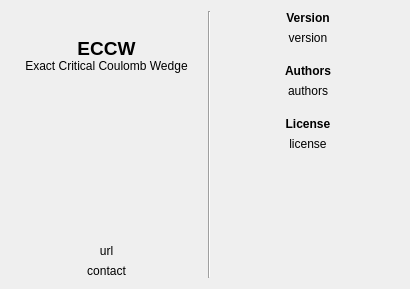
<?xml version="1.0" encoding="UTF-8"?>
<ui version="4.0">
 <class>Dialog_About</class>
 <widget class="QDialog" name="Dialog_About">
  <property name="geometry">
   <rect>
    <x>0</x>
    <y>0</y>
    <width>410</width>
    <height>289</height>
   </rect>
  </property>
  <property name="sizePolicy">
   <sizepolicy hsizetype="Fixed" vsizetype="Preferred">
    <horstretch>0</horstretch>
    <verstretch>0</verstretch>
   </sizepolicy>
  </property>
  <property name="minimumSize">
   <size>
    <width>410</width>
    <height>0</height>
   </size>
  </property>
  <property name="maximumSize">
   <size>
    <width>410</width>
    <height>600</height>
   </size>
  </property>
  <property name="windowTitle">
   <string>About</string>
  </property>
  <layout class="QHBoxLayout" name="horizontalLayout_3">
   <item>
    <layout class="QVBoxLayout" name="verticalLayout_2">
     <item>
      <layout class="QHBoxLayout" name="horizontalLayout">
       <item>
        <spacer name="horizontalSpacer">
         <property name="orientation">
          <enum>Qt::Horizontal</enum>
         </property>
         <property name="sizeType">
          <enum>QSizePolicy::Fixed</enum>
         </property>
         <property name="sizeHint" stdset="0">
          <size>
           <width>30</width>
           <height>20</height>
          </size>
         </property>
        </spacer>
       </item>
       <item>
        <widget class="QLabel" name="label_logo">
         <property name="maximumSize">
          <size>
           <width>128</width>
           <height>128</height>
          </size>
         </property>
         <property name="text">
          <string/>
         </property>
         <property name="pixmap">
          <pixmap resource="../../images/ressources.qrc">:/icons/icon_eccw_128x128.png</pixmap>
         </property>
         <property name="scaledContents">
          <bool>false</bool>
         </property>
        </widget>
       </item>
       <item>
        <spacer name="horizontalSpacer_2">
         <property name="orientation">
          <enum>Qt::Horizontal</enum>
         </property>
         <property name="sizeType">
          <enum>QSizePolicy::Fixed</enum>
         </property>
         <property name="sizeHint" stdset="0">
          <size>
           <width>30</width>
           <height>20</height>
          </size>
         </property>
        </spacer>
       </item>
      </layout>
     </item>
     <item>
      <widget class="QLabel" name="label_title">
       <property name="font">
        <font>
         <weight>50</weight>
         <bold>false</bold>
        </font>
       </property>
       <property name="text">
        <string>&lt;html&gt;&lt;head/&gt;&lt;body&gt;&lt;p align=&quot;center&quot;&gt;&lt;span style=&quot; font-size:14pt; font-weight:600;&quot;&gt;ECCW&lt;/span&gt;&lt;br/&gt;Exact Critical Coulomb Wedge&lt;/p&gt;&lt;/body&gt;&lt;/html&gt;</string>
       </property>
       <property name="alignment">
        <set>Qt::AlignCenter</set>
       </property>
      </widget>
     </item>
     <item>
      <spacer name="verticalSpacer">
       <property name="orientation">
        <enum>Qt::Vertical</enum>
       </property>
       <property name="sizeHint" stdset="0">
        <size>
         <width>191</width>
         <height>13</height>
        </size>
       </property>
      </spacer>
     </item>
     <item>
      <widget class="QLabel" name="label_url">
       <property name="text">
        <string>url</string>
       </property>
       <property name="textFormat">
        <enum>Qt::AutoText</enum>
       </property>
       <property name="alignment">
        <set>Qt::AlignCenter</set>
       </property>
       <property name="openExternalLinks">
        <bool>true</bool>
       </property>
      </widget>
     </item>
     <item>
      <widget class="QLabel" name="label_contact">
       <property name="text">
        <string>contact</string>
       </property>
       <property name="textFormat">
        <enum>Qt::AutoText</enum>
       </property>
       <property name="alignment">
        <set>Qt::AlignCenter</set>
       </property>
       <property name="openExternalLinks">
        <bool>true</bool>
       </property>
      </widget>
     </item>
    </layout>
   </item>
   <item>
    <widget class="Line" name="line">
     <property name="orientation">
      <enum>Qt::Vertical</enum>
     </property>
    </widget>
   </item>
   <item>
    <layout class="QVBoxLayout" name="verticalLayout">
     <item>
      <widget class="QLabel" name="label1">
       <property name="minimumSize">
        <size>
         <width>160</width>
         <height>0</height>
        </size>
       </property>
       <property name="text">
        <string>&lt;html&gt;&lt;head/&gt;&lt;body&gt;&lt;p align=&quot;center&quot;&gt;&lt;span style=&quot; font-weight:600;&quot;&gt;Version&lt;/span&gt;&lt;/p&gt;&lt;/body&gt;&lt;/html&gt;</string>
       </property>
      </widget>
     </item>
     <item>
      <widget class="QLabel" name="label_version">
       <property name="text">
        <string>version</string>
       </property>
       <property name="alignment">
        <set>Qt::AlignCenter</set>
       </property>
      </widget>
     </item>
     <item>
      <spacer name="verticalSpacer_2">
       <property name="orientation">
        <enum>Qt::Vertical</enum>
       </property>
       <property name="sizeType">
        <enum>QSizePolicy::Fixed</enum>
       </property>
       <property name="sizeHint" stdset="0">
        <size>
         <width>20</width>
         <height>13</height>
        </size>
       </property>
      </spacer>
     </item>
     <item>
      <widget class="QLabel" name="label2">
       <property name="text">
        <string>&lt;html&gt;&lt;head/&gt;&lt;body&gt;&lt;p align=&quot;center&quot;&gt;&lt;span style=&quot; font-weight:600;&quot;&gt;Authors&lt;/span&gt;&lt;/p&gt;&lt;/body&gt;&lt;/html&gt;</string>
       </property>
      </widget>
     </item>
     <item>
      <widget class="QLabel" name="label_authors">
       <property name="text">
        <string>authors</string>
       </property>
       <property name="alignment">
        <set>Qt::AlignCenter</set>
       </property>
      </widget>
     </item>
     <item>
      <spacer name="verticalSpacer_3">
       <property name="orientation">
        <enum>Qt::Vertical</enum>
       </property>
       <property name="sizeType">
        <enum>QSizePolicy::Fixed</enum>
       </property>
       <property name="sizeHint" stdset="0">
        <size>
         <width>20</width>
         <height>13</height>
        </size>
       </property>
      </spacer>
     </item>
     <item>
      <widget class="QLabel" name="label3">
       <property name="text">
        <string>&lt;html&gt;&lt;head/&gt;&lt;body&gt;&lt;p align=&quot;center&quot;&gt;&lt;span style=&quot; font-weight:600;&quot;&gt;License&lt;/span&gt;&lt;/p&gt;&lt;/body&gt;&lt;/html&gt;</string>
       </property>
      </widget>
     </item>
     <item>
      <widget class="QLabel" name="label_license">
       <property name="text">
        <string>license</string>
       </property>
       <property name="alignment">
        <set>Qt::AlignCenter</set>
       </property>
      </widget>
     </item>
     <item>
      <spacer name="verticalSpacer_4">
       <property name="orientation">
        <enum>Qt::Vertical</enum>
       </property>
       <property name="sizeHint" stdset="0">
        <size>
         <width>20</width>
         <height>40</height>
        </size>
       </property>
      </spacer>
     </item>
     <item>
      <layout class="QHBoxLayout" name="horizontalLayout_2">
       <item>
        <spacer name="horizontalSpacer_3">
         <property name="orientation">
          <enum>Qt::Horizontal</enum>
         </property>
         <property name="sizeHint" stdset="0">
          <size>
           <width>40</width>
           <height>20</height>
          </size>
         </property>
        </spacer>
       </item>
       <item>
        <widget class="QLabel" name="label_2">
         <property name="text">
          <string/>
         </property>
         <property name="pixmap">
          <pixmap resource="../../images/ressources.qrc">:/icons/Qt_logo_24x33.png</pixmap>
         </property>
         <property name="alignment">
          <set>Qt::AlignRight|Qt::AlignTrailing|Qt::AlignVCenter</set>
         </property>
        </widget>
       </item>
       <item>
        <widget class="QLabel" name="label">
         <property name="text">
          <string/>
         </property>
         <property name="pixmap">
          <pixmap resource="../../images/ressources.qrc">:/icons/python-powered-60x24.png</pixmap>
         </property>
         <property name="alignment">
          <set>Qt::AlignRight|Qt::AlignTrailing|Qt::AlignVCenter</set>
         </property>
        </widget>
       </item>
       <item>
        <spacer name="horizontalSpacer_4">
         <property name="orientation">
          <enum>Qt::Horizontal</enum>
         </property>
         <property name="sizeHint" stdset="0">
          <size>
           <width>40</width>
           <height>20</height>
          </size>
         </property>
        </spacer>
       </item>
      </layout>
     </item>
    </layout>
   </item>
  </layout>
 </widget>
 <resources>
  <include location="../../images/ressources.qrc"/>
  <include location="../../../images/ressources.qrc"/>
 </resources>
 <connections/>
</ui>
